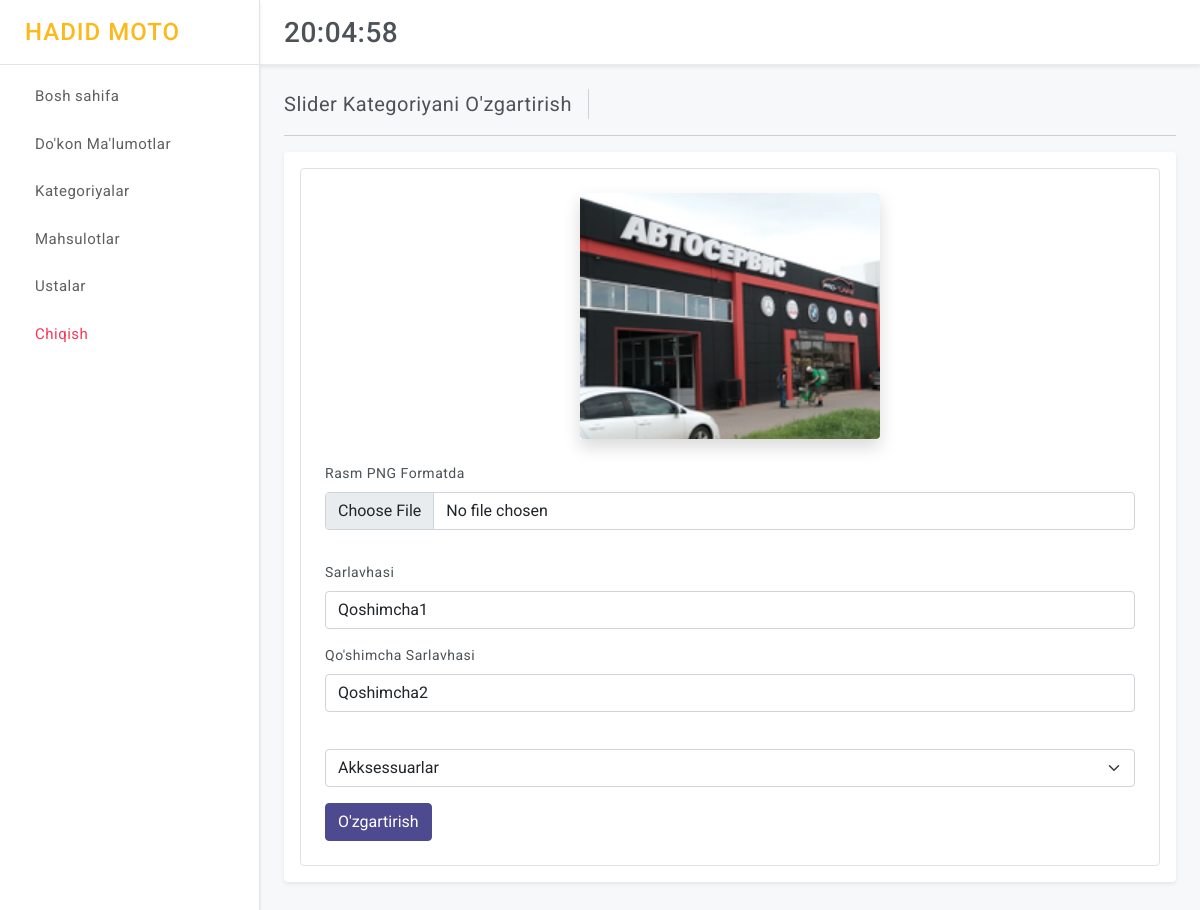
/sklad/slidercategory/1/ (signed in), run on the app's committed database.
### control/models.py (models this page shows, shortened)
class SliderCategory(models.Model):
    category = models.ForeignKey(Category, on_delete=models.CASCADE)
    title = models.CharField(max_length=250, default="", blank=True)
    subtitle = models.CharField(max_length=250, default="", blank=True)
    image = ResizedImageField(size=[200, 200], quality=100, upload_to="slider/")

### control/views.py (the view)
# urls.py: path("slidercategory/<int:id>/", views.control_slidercategory_detail, name="control_slidercategory_detail"),
@login_required(login_url='login')
def control_slidercategory_detail(request, id):
    slidercategory = get_object_or_404(SliderCategory, id=id)
    categories = Category.objects.filter(available=True, is_active=True)
    context = {
        "base": base_context(request=request),
        "categories": categories,
        "slidercategory": slidercategory
    }
    return render(request, "control/slidercategories/detail.html", context)

### control/views.py (called while the page is built)
def base_context(request):
    try:
        code = request.build_absolute_uri().split('?')[1]
    except:
        code = None
    context = {
        "code": code
    }
    return context

### templates/control/slidercategories/detail.html (shortened to what this page needs)
{% extends 'control/base.html' %}
{% load static %}
      {% block page_title %}Slider Kategoriyani O'zgartirish{% endblock page_title %}
        {% block content %}
        <div class="card">
            <div class="card-body">
              <div class="p-4 border rounded">
                <form class="row g-3 needs-validation" action="{% url 'control_slidercategory_edit' %}" method="POST" enctype="multipart/form-data" novalidate>
                    <div class="col-md-12">
                        <div class="mb-4 d-flex flex-column gap-3 align-items-center justify-content-between">
                          <div class="shadow text-center">
                            <img src="{{ slidercategory.image.url }}" alt="{{ slidercategory.image.url }}" style="object-fit: cover;" class="rounded" width="300">
                          </div>
                          </div>
                          <label for="validationCustom01" class="form-label">Rasm PNG Formatda </label>
                          <div class="input-group has-validation mb-3">
                            <input type="file" name="file" class="form-control has-validation" accept="image/png" id="inputGroupFile02">
                          </div>
                      </div>
                      <div class="col-md-12">
                        <label for="validationCustom01" class="form-label">Sarlavhasi</label>
                        <input type="text" name="title" class="form-control" id="validationCustom01" value="{{slidercategory.title}}" required>
                      </div>
                      <div class="col-md-12">
                        <label for="validationCustom01" class="form-label">Qo'shimcha Sarlavhasi</label>
                        <input type="text" name="subtitle" class="form-control" id="validationCustom01" value="{{slidercategory.subtitle}}" required>
                      </div>
                      <div class="col-md-12">
                        <div class="input-group has-validation">
                        <select class="form-select" required name="category_id" aria-label="Default select example" id="validationCustom00">
                          {% for category in categories %}
                            {% if slidercategory.category.id == category.id %}
                              <option value="{{category.id}}" selected>{{ category.title }}</option>
                            {% else %}
                              <option value="{{category.id}}">{{ category.title }}</option>
                            {% endif %}
                          {% endfor %}
                        </select>
                        </div>
                      </div>
                  <div class="col-12">
                    <button class="btn btn-primary" type="submit">O'zgartirish</button>
                  </div>
                </form>
              </div>
            </div>
          </div>
        {% endblock content %}

### core/static/control/assets/css/style.css (style rules this page uses)
body { color: #4c5258; font-size: 14px; letter-spacing: .5px; background-color: #f7f8fa; overflow-x: hidden; font-family: Roboto, sans-serif; }
::placeholder { opacity: 0.5 !important; }

### data on the page
SliderCategory: image (picture), title "Qoshimcha1", subtitle "Qoshimcha2"

### other printed values
form field category_id "Akksessuarlar"
